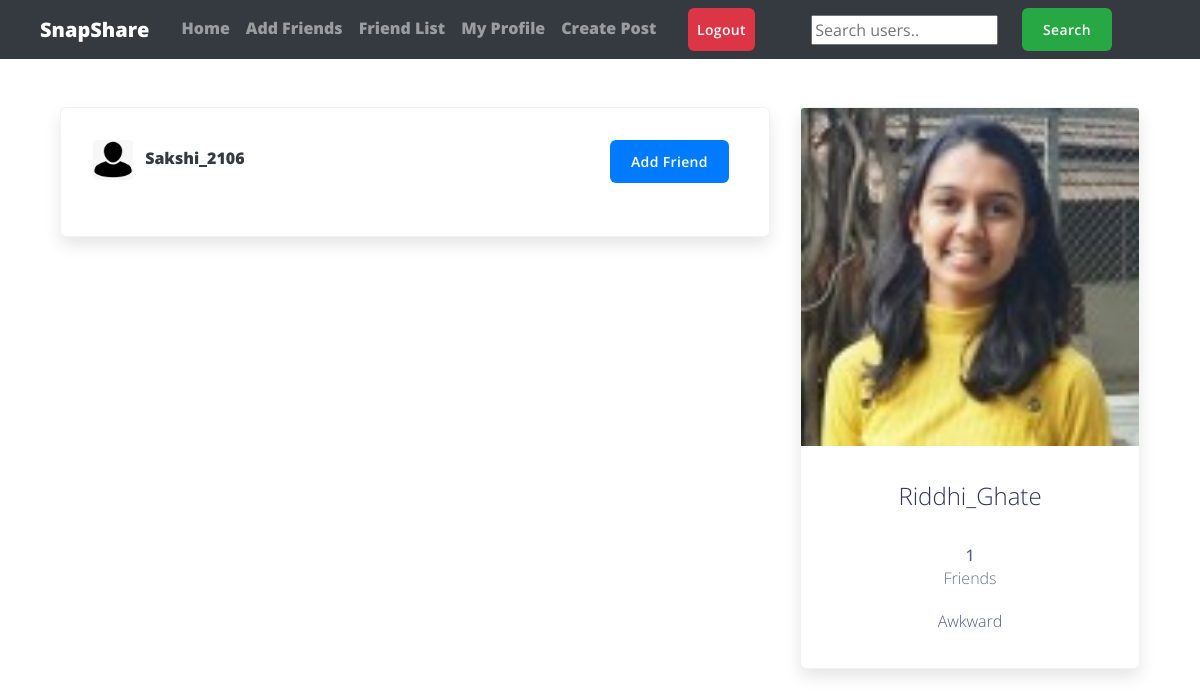
/users/ (signed in), run on the app's committed database.
### users/models.py (models this page shows)
class Profile(models.Model):
	user = models.OneToOneField(User, on_delete=models.CASCADE)
	image = models.ImageField(default='default.png', upload_to='profile_pics')
	slug = AutoSlugField(populate_from='user')
	bio = models.CharField(max_length=255, blank=True)
	friends = models.ManyToManyField("Profile", blank=True)
	def __str__(self):
		return str(self.user.username)
	def get_absolute_url(self):
		return "/users/{}".format(self.slug)

### users/views.py (the view)
# urls.py: path('users/', user_views.users_list, name='users_list'),
@login_required
def users_list(request):
	users = Profile.objects.exclude(user=request.user)
	sent_friend_requests = FriendRequest.objects.filter(from_user=request.user)
	sent_to = []
	friends = []
	for user in users:
		friend = user.friends.all()
		for f in friend:
			if f in friends:
				friend = friend.exclude(user=f.user)
		friends+=friend
	my_friends = request.user.profile.friends.all()
	for i in my_friends:
		if i in friends:
			friends.remove(i)
	if request.user.profile in friends:
		friends.remove(request.user.profile)
	random_list = random.sample(list(users), min(len(list(users)), 10))
	for r in random_list:
		if r in friends:
			random_list.remove(r)
	friends+=random_list
	for i in my_friends:
		if i in friends:
			friends.remove(i)
	for se in sent_friend_requests:
		sent_to.append(se.to_user)
	context = {
		'users': friends,
		'sent': sent_to
	}
	return render(request, "users/users_list.html", context)

### users/templates/users/users_list.html (shortened to what this page needs)
{% extends "feed/layout.html" %}
{% load static %}
{% block searchform %}
<form class="form-inline my-2 my-lg-0 ml-5" action="{% url 'search_users' %}" method="get">
  <input name="q" type="text" placeholder="Search users..">
  <button class="btn btn-success my-2 my-sm-0 ml-4" type="submit">Search</button>
</form>
{% endblock searchform %}
{% block content %}
	<div class="container">
	    <div class="row">
	      <div class="col-md-8">
	      	{% if users %}
	      	<div class="card card-signin my-5">
	        <div class="card-body">
	        {% for user_p in users %}
	          	<a href="{{ user_p.get_absolute_url }}"><img src="{{ user_p.image.url }}" class="rounded mr-2" width="40" height="40" alt=""></a>
	          	<a class="text-dark" href="{{ user_p.get_absolute_url }}"><b>{{ user_p }}</b></a>
	          	{% if not user_p.user in sent %}
	          	<small class="float-right">
	                <a class='btn btn-primary mr-2' href="{% url 'send_friend_request' user_p.id %}">Add Friend</a>
	            </small>
	            {% else %}
	            <small class="float-right">
	                <a class='btn btn-warning mr-2' href="{% url 'cancel_friend_request' user_p.id %}">Cancel Request</a>
	            </small>
	          	{% endif %}
	          	<br><br>
	        {% endfor %}
	    	</div>
	    	</div>
	        {% else %}
	        <h5><i>No new people to add now! Please come back later!</i></h5>
	        {% endif %}
	  	   </div>
	  	   <div class="col-md-4">
	  	   	<div class="card card-signin my-5">
	  	   		<a href="{{ request.user.profile.get_absolute_url }}"><img class="card-img-top" src="{{ request.user.profile.image.url }}" alt=""></a>
	            <div class="card-body">
	           		<h5 class="card-title text-center">{{ request.user }}</h5>
	           		<h6 class="text-center">{{ request.user.profile.friends.count }} <p class="text-muted">Friends</p></h6>
	           		<p class="card-text text-center">{{ request.user.profile.bio }}</p>
	            </div>
	       </div>
	    </div>
	</div>
{% endblock content %}

### feed/static/styles.css (style rules this page uses)
:root { --input-padding-x: 1.5rem; --input-padding-y: .75rem; }
body { background-color: #abcd12; }
.card-signin { border: 0; border-radius: 1rem; box-shadow: 0 0.5rem 1rem 0 rgba(0, 0, 0, 0.1); }
.card-signin .card-title { margin-bottom: 2rem; font-weight: 300; font-size: 1.5rem; }
.card-signin .card-body { padding: 2rem; }

### feed/static/profilepage.css (style rules this page uses)
:root { --blue: #5e72e4; --indigo: #5603ad; --purple: #8965e0; --pink: #f3a4b5; --red: #f5365c; --orange: #fb6340; --yellow: #ffd600; --green: #2dce89; --teal: #11cdef; --cyan: #2bffc6; --white: #fff; --gray: #8898aa; --gray-dark: #32325d; --light: #ced4da; --lighter: #e9ecef; --primary: #5e72e4; --secondary: #f7fafc; --success: #2dce89; --info: #11cdef; --warning: #fb6340; --danger: #f5365c; --light: #adb5bd; --dark: #212529; --default: #172b4d; --white: #fff; --neutral: #fff; --darker: black; --breakpoint-xs: 0; --breakpoint-sm: 576px; --breakpoint-md: 768px; --breakpoint-lg: 992px; --breakpoint-xl: 1200px; --font-family-monospace: SFMono-Regular, Menlo, Monaco, Consolas, 'Liberation Mono', 'Courier New', monospace; }
*, *::before, *::after { box-sizing: border-box; }
body { font-family: Open Sans, sans-serif; font-size: 1rem; font-weight: 900; line-height: 1.5; margin: 0; text-align: left; color: #525f7f; background-color: #fff; }
h2, h3, h5 { margin-top: 0; margin-bottom: .5rem; }
p { margin-top: 0; margin-bottom: 1rem; }
a { text-decoration: none; color: #5e72e4; background-color: transparent; -webkit-text-decoration-skip: objects; }
img { vertical-align: middle; border-style: none; }
button { border-radius: 0; }
input, button { font-family: inherit; font-size: inherit; line-height: inherit; margin: 0; }
button, input { overflow: visible; }
button { text-transform: none; }
button, [type='reset'], [type='submit'] { -webkit-appearance: button; }
h2, h3, h5, .h2, .h3, .h5 { font-family: inherit; font-weight: 600; line-height: 1.5; margin-bottom: .5rem; color: #32325d; }
h5, .h5 { font-size: .8125rem; }
.btn { font-size: 1rem; font-weight: 600; line-height: 1.5; display: inline-block; padding: .625rem 1.25rem; -webkit-user-select: none; -moz-user-select: none; -ms-user-select: none; user-select: none; transition: color .15s ease-in-out, background-color .15s ease-in-out, border-color .15s ease-in-out, box-shadow .15s ease-in-out; text-align: center; vertical-align: middle; white-space: nowrap; border: 1px solid transparent; border-radius: .375rem; }
.btn:not(:disabled):not(.disabled) { cursor: pointer; }
.card { position: relative; display: flex; flex-direction: column; min-width: 0; word-wrap: break-word; border: 1px solid rgba(0, 0, 0, .05); border-radius: .375rem; background-color: #fff; background-clip: border-box; }
.card-body { padding: 1.5rem; flex: 1 1 auto; }
.float-right { float: right !important; }
.mr-2 { margin-right: .5rem !important; }
.text-center { text-align: center !important; }
.btn { font-size: .875rem; position: relative; transition: all .15s ease; letter-spacing: .025em; text-transform: none; will-change: transform; }
p { font-size: 1rem; font-weight: 300; line-height: 1.7; }

### data on the page
Profile: image (placeholder picture), user.username "Sakshi_2106", shows "Add Friend"

### other printed values
{{ request.user }} "Riddhi_Ghate"
{{ request.user.profile.friends.count }} "1"
{{ request.user.profile.bio }} "Awkward"
